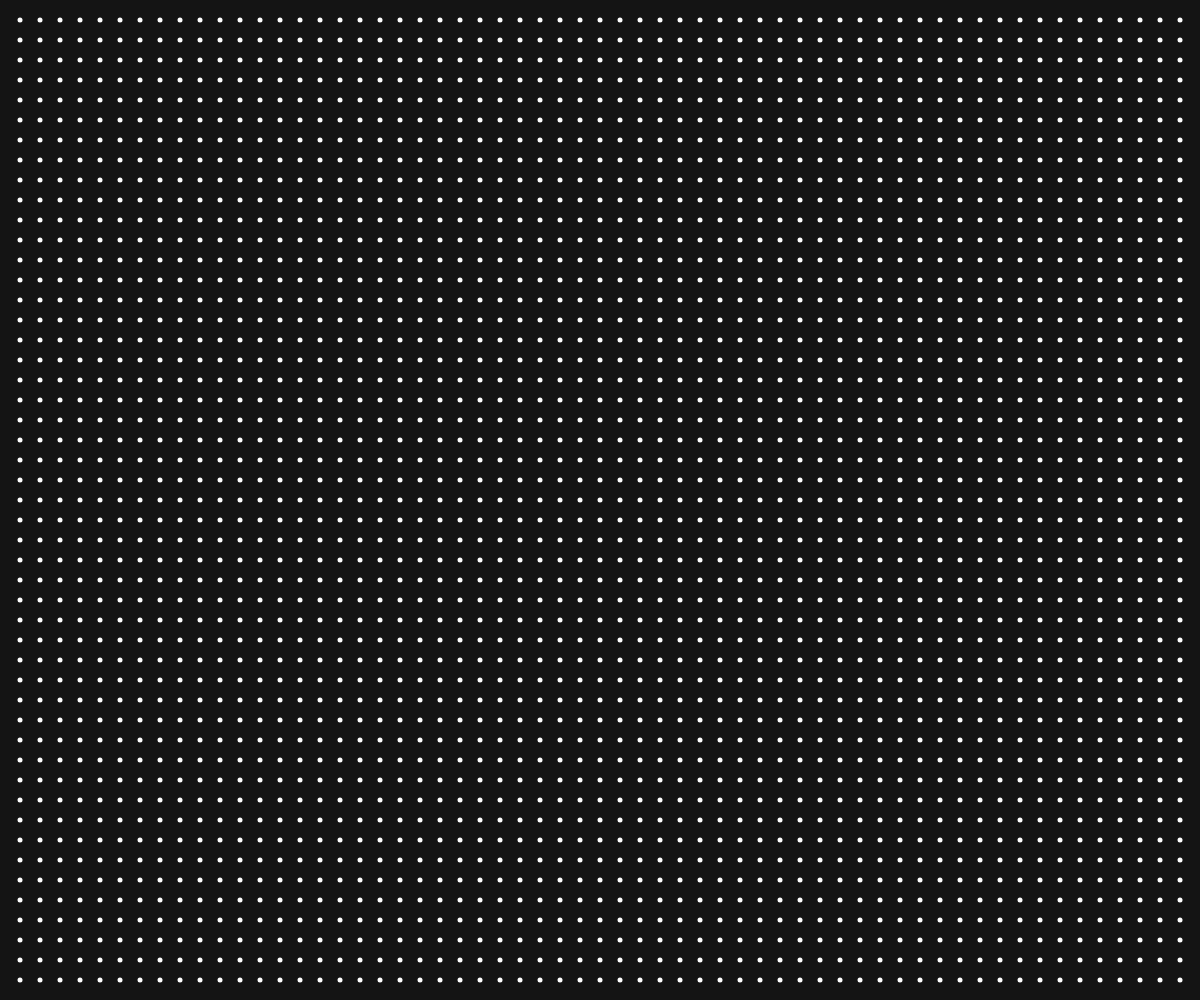
Frame 1 (no input)
Frame 60 (no input): identical to frame 1, image omitted
Frame 120 (the mouse pressed at the canvas centre since frame 60): blank canvas, image omitted

The p5.js sketch that drew this single still picture (run headless with seeded random() and noise() and a simulated clock; from frame 60 on, the mouse is pressed at the canvas centre):

// p5.js sketch
// ── sketch.js
// Declarar la variable que almacenará el tamaño actual de los círculos
let circleSize;

// Configuración inicial: crear un lienzo del tamaño de la ventana
function setup() {
  createCanvas(windowWidth, windowHeight);
  frameRate(60);
}

function draw() {
  background(20); // Mantener el fondo negro en cada frame para evitar solapamiento de círculos
  fill(255); // Color de los círculos: blanco
  noStroke(); // Sin borde en los círculos

  // Comprobar si el mouse se movió en el eje y
  // Si mouseY (posición actual en y) es diferente a pmouseY (posición previa en y)
  if (mouseY !== pmouseY) {
    // Mapear el tamaño del círculo según la posición de mouseY
    // Cuando el mouse esté arriba, el tamaño será 20; cuando esté abajo, será 2
    circleSize = map(mouseY, 0, windowHeight, 20, 2);
  }

  // Determinar el espacio entre los círculos según la posición del mouse en el eje x
  // A mayor valor de mouseX, mayor separación entre los círculos
  let spacing = map(mouseX, 0, windowWidth, 20, 100); // Mapear mouseX a un rango de separación de 20 a 100 píxeles

  // Bucle para dibujar los círculos con separación dinámica
  for (let x = 20; x < windowWidth; x += spacing) {
    for (let y = 20; y < windowHeight; y += spacing) {
      circle(x, y, circleSize || 5); // Dibujar círculo de tamaño aleatorio entre 2 y 10 píxeles
    }
  }
}
